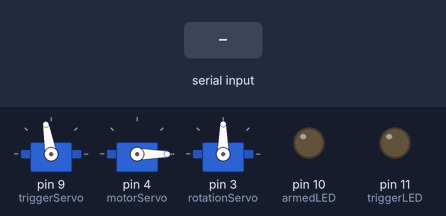
Recording of a sketch running on a simulated Arduino Uno, built with avr-gcc and run on an emulated ATmega328P. Shown: 3 × servo, output pins drawn as LEDs (lit = HIGH). The test bench sets the inputs (shaded band).

Above: at 2.2 s.
2.3 s: "1\n" received over Serial
At 4.4 s:
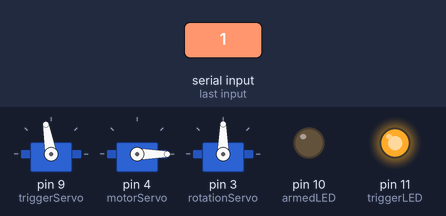
5.3 s: "90,45,200\n" received over Serial
At 6.5 s:
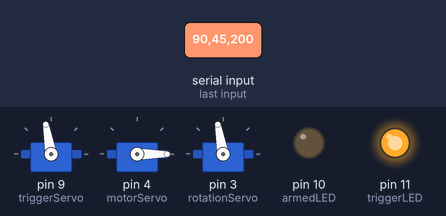
8.3 s: "0\n" received over Serial
At 9.3 s:
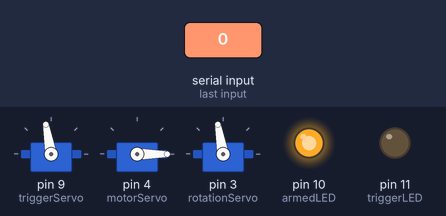
11.3 s: "1,90\n" received over Serial
At 13.2 s:
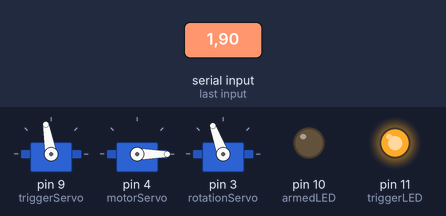
14.3 s: "30,150,10\n" received over Serial
At 14.7 s:
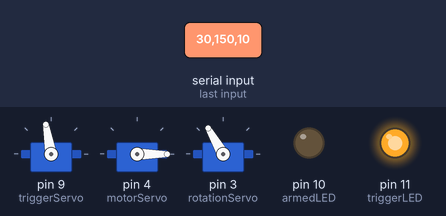
17.3 s: "1,90,45\n" received over Serial
At 18.0 s:
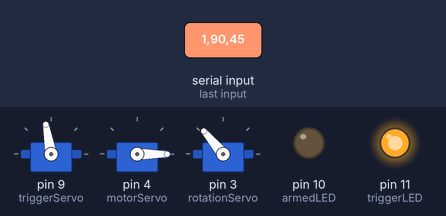
Timing chart, 0 to 19.9 s (numbered marks = the images above; inputs shaded):
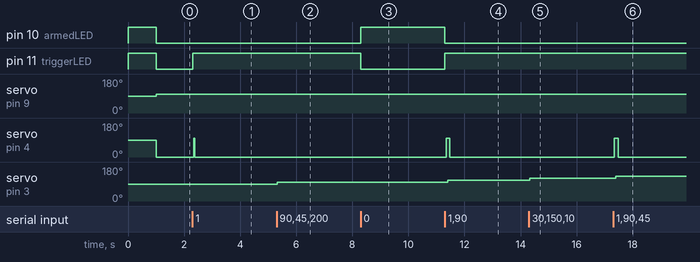

Measured:
- after the input at 2.3 s, pin 11 (triggerLED): LOW → HIGH at once; servo on pin 4 (motorServo): 0° → 100° at once, → 0° 0.04 s later
- after the input at 5.3 s, servo on pin 3 (rotationServo): 90° → 100° at once
- after the input at 8.3 s, pin 10 (armedLED): LOW → HIGH at once; pin 11 (triggerLED): HIGH → LOW at once
- after the input at 11.3 s, pin 10 (armedLED): HIGH → LOW at once; pin 11 (triggerLED): LOW → HIGH at once; servo on pin 4 (motorServo): 0° → 100° at once, → 0° 0.14 s later; servo on pin 3 (rotationServo): 100° → 110° after 0.10 s
- after the input at 14.3 s, servo on pin 3 (rotationServo): 110° → 120° at once
- after the input at 17.3 s, servo on pin 4 (motorServo): 0° → 100° at once, → 0° 0.14 s later; servo on pin 3 (rotationServo): 120° → 130° after 0.10 s

The sketch:

recieveFromP5_V4.ino
```cpp
#include <Servo.h>
/*
  NERF GUN SENTRY TURRET:
    *property of kang records*

  INSTRUCTIONS:
    LEDS:
      armed led : ~10
      trigger led : ~11
    TRIGGERSERVO:
      Y : ~9
      R : 5V
      Br: GND
    MOTORSERVO
      Y : ~5
      R : 5V
      Br: GND
    ROTATIONSERVO
      Y : ~3
      R : 5V
      Br: GND


*/
Servo servo;
Servo servo2;
Servo servo3;

//LEDS
int armedLED = 10;
int triggerLED = 11;
//SERVOS
int triggerServo = 9;
int motorServo = 4;
int rotationServo = 3;
//direction
int currentRotation = 90;


// code to extract String of data from P5JS
const char marker = '\n'; //This is the end of message marker
char serialbuf[32]; //This gives the incoming serial some room. Change it if you want a longer incoming.

int val01;
int val02;


//Code to delay trigger without delay
int triggerArmed= 0;
// constants won't change. Used here to set a pin number:
//const int ledPin =  LED_BUILTIN;// the number of the LED pin
// Variables will change:
int trigger2State = 0;             // triggerState used to set the 2nd trigger
// Generally, you should use "unsigned long" for variables that hold time
// The value will quickly become too large for an int to store
unsigned long previousMillis = 0;        // will store last time LED was updated
// constants won't change:
const long interval = 1700;           // interval at which to blink (milliseconds)

void setup() {
  Serial.begin(57600);
  pinMode(10, OUTPUT);
  pinMode(11, OUTPUT);
  pinMode(triggerServo, OUTPUT);
  pinMode(motorServo, OUTPUT);
  pinMode(rotationServo, OUTPUT);

  servo.attach(triggerServo);
  servo2.attach(motorServo);
  servo3.attach(rotationServo);

  //led test
    analogWrite(triggerLED, 255);  //10 written with 255
    analogWrite(armedLED, 255);
    delay(1000);
    analogWrite(triggerLED, 0);
    analogWrite(armedLED, 0);

  //face straight ahead
  servo3.write(90);

  servo2.write(0);
  servo.write(100);

}

void loop() {
  // Read serial input:
  if (Serial.available() > 0) {
    static int bufpos = 0; //starts the buffer back at the first position in the incoming serial.read
    char inchar = Serial.read(); //assigns one byte (as serial.read()'s only input one byte at a time
    if (inchar != marker) { //if the incoming character is not the byte that is the incoming end marker
      serialbuf[bufpos] = inchar; //the buffer position in the array get assigned to the current read
      bufpos++; //once that has happend the buffer advances, doing this over and over again until the end of package marker is read.
    }

    else { //once the end of package marker has been read
      serialbuf[bufpos] = 0; //restart the buff
      bufpos = 0; //restart the position of the buff
      int val01 = atoi(subStr(serialbuf, ",", 1)); // recieve the 1st value and convert it to integer
      int val02 = atoi(subStr(serialbuf, ",", 2));

      //Output message

      if (val01 == 1 ){ ///ONTARGET
        analogWrite(armedLED, 0);
        analogWrite(triggerLED, 255);  //RED

        delay(40);
        servo2.write(100);//motorpower srvo
        delay(40);

        triggerArmed= 1;

      } else if (val01 == 0 ){ ///OFFTARGET
        analogWrite(armedLED, 255); //YELLOW
        analogWrite(triggerLED, 0);


        //servo.write(100); //Trigger unarmed
        delay(40);
        servo2.write(0);//motorpower srvo
        delay(40);

        triggerArmed= 0;

      }

      //ROTATION CORRECTION
      if (val02 > 20){
        delay(20);
        currentRotation = currentRotation +10;
         servo3.write(currentRotation);
         delay(80);
      }
      if (val02 < -20){
        delay(20);
        currentRotation = currentRotation -10;
        servo3.write(currentRotation);
        delay(80);
      }
      //}

    //below is for servo
    }
  //serial available then in here

  } else {
    servo2.write(0);
    servo.write(100);
  }


// above is code that needs to be running all the time.
//below is the triggering of second trigger
  unsigned long currentMillis = millis();

  if (currentMillis - previousMillis >= interval) {
    // save the last time you blinked the LED
    previousMillis = currentMillis;

    // if the LED is off turn it on and vice-versa:
    if (triggerArmed == 1) {
      trigger2State = 0; //FIRE
    } else {
      //trigger2State = 100; //UNARMED
    }

    // set the LED with the ledState of the variable:
    //digitalWrite(ledPin, ledState);
    servo.write(trigger2State);
  }

}


// function needed to extract the string of data from processing/P5JS.
char* subStr (char* input_string, char *separator, int segment_number) {
  char *act, *sub, *ptr;
  static char copy[20];
  int i;
  strcpy(copy, input_string);
  for (i = 1, act = copy; i <= segment_number; i++, act = NULL) {
    sub = strtok_r(act, separator, &ptr);
    if (sub == NULL) break;
  }
  return sub;
}
```
